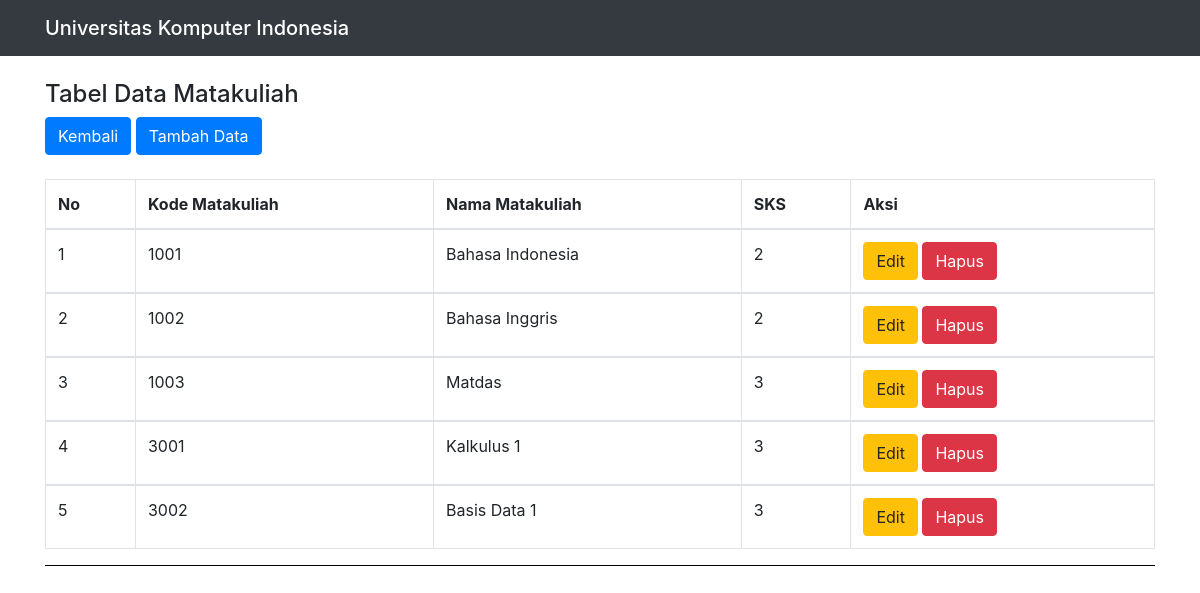
The app's page /matakuliah.php with its own data.
### tables this page shows
CREATE TABLE `matakuliah` (
  `kode_matakuliah` varchar(5) NOT NULL,
  `nama_matakuliah` varchar(50) DEFAULT NULL,
  `sks` int(11) DEFAULT NULL
);

### matakuliah.php (the view, shortened to what this page needs)
<!DOCTYPE html>
<html>
<head>
    <link rel="stylesheet" href="bootstrap/css/bootstrap.min.css">
</head>
<body>
<nav class="navbar navbar-dark bg-dark">
  <div class="container">
  <span class="navbar-brand mb-0 h1">Universitas Komputer Indonesia</span>
</nav>
<div class="container">
    <br>
    <h4>Tabel Data Matakuliah</h4>
    <a href="menu.php" class="btn btn-primary" role="button">Kembali</a>
    <a href="creatematkul.php" class="btn btn-primary" role="button">Tambah Data</a>
    <br>
    <table class="table table-bordered table-hover">
        <br>
        <thead>
        <tr>
            <th>No</th>
            <th>Kode Matakuliah</th>
            <th>Nama Matakuliah</th>
            <th>SKS</th>
            <th colspan='2'>Aksi</th>
        </tr>
        </thead>
        <?php
        include "koneksi.php";
        $sql="select * from matakuliah order by kode_matakuliah asc";
        $hasil=mysqli_query($kon,$sql);
        $no=0;
        while ($data = mysqli_fetch_array($hasil)) {
            $no++;
            ?>
            <tbody>
            <tr>
                <td><?php echo $no;?></td>
                <td><?php echo $data["kode_matakuliah"]; ?></td>
                <td><?php echo $data["nama_matakuliah"];   ?></td>
                <td><?php echo $data["sks"];   ?></td>
                <td>
                    <a href="updatematkul.php?kode_matakuliah=<?php echo htmlspecialchars($data['kode_matakuliah']); ?>" class="btn btn-warning" role="button">Edit</a>
                    <a href="<?php echo htmlspecialchars($_SERVER["PHP_SELF"]);?>?kode_matakuliah=<?php echo $data['kode_matakuliah']; ?>" class="btn btn-danger" role="button">Hapus</a>
                </td>
            </tr>
            </tbody>
            <?php
        }
        ?>
    </table>
    <hr color='black'>
</div>
</body>
</html>

### records on screen
matakuliah: kode_matakuliah "1001", nama_matakuliah "Bahasa Indonesia", sks "2"
matakuliah: kode_matakuliah "1002", nama_matakuliah "Bahasa Inggris", sks "2"
matakuliah: kode_matakuliah "1003", nama_matakuliah "Matdas", sks "3"
matakuliah: kode_matakuliah "3001", nama_matakuliah "Kalkulus 1", sks "3"
matakuliah: kode_matakuliah "3002", nama_matakuliah "Basis Data 1", sks "3"
